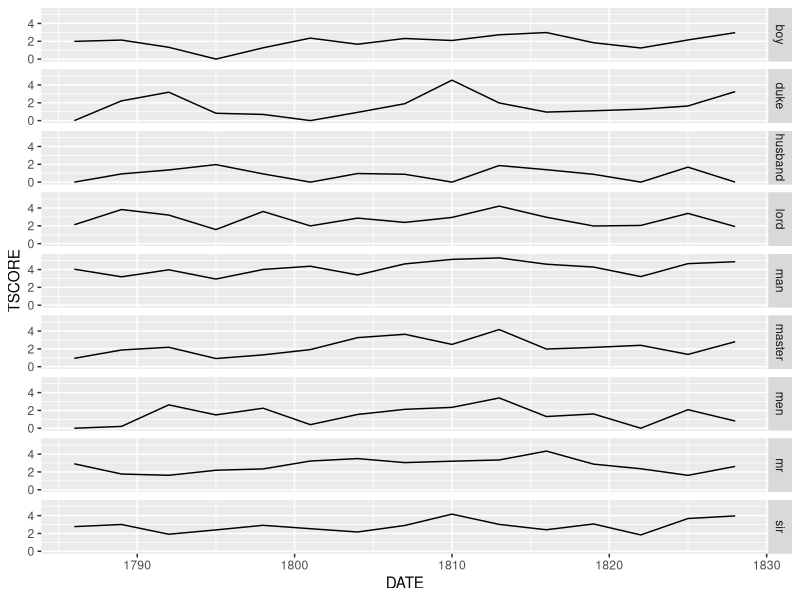
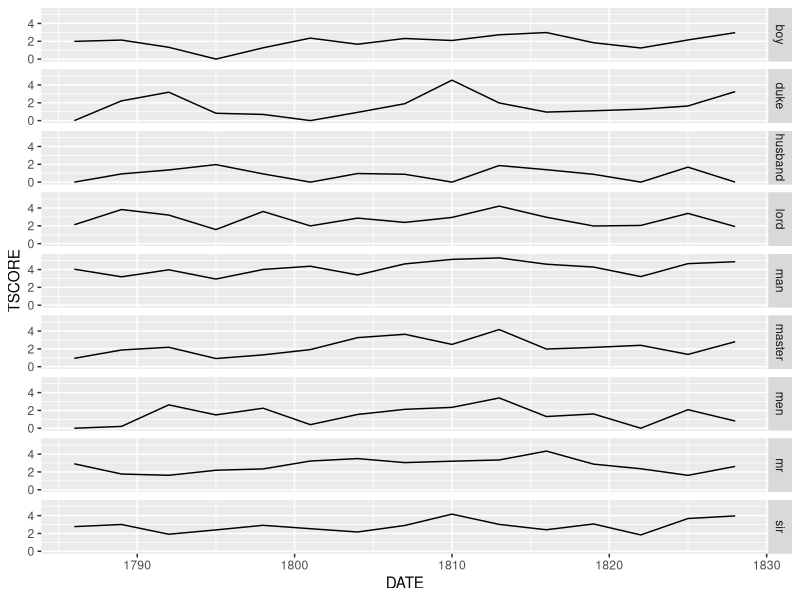

Write the R code that produced these figures, in order.
#load packages

setwd("/home/james/R/2014-11_BM-catalogue/data")
library(lubridate)
library(dplyr, warn.conflicts = FALSE)
library(tidyr, warn.conflicts = FALSE)
library(ggplot2)
library(dplyr)

#read data from csv

gender <- read.csv("BMfemalemalelistsay.csv")
gender2 <- filter(gender, CATEGORY=="male")

#plot data

ggplot(gender2, aes(x = DATE, y = TSCORE)) +
	geom_line() +
	xlim(1786, 1828) +
	ylim(0, 5.5) +
	facet_grid(WORD ~ .)

#save data to file

setwd("/home/james/R/2014-11_BM-catalogue/viz")
ggsave("BMfemalemalelistsay-malegrid.png", width = 3.5, height = 7)
